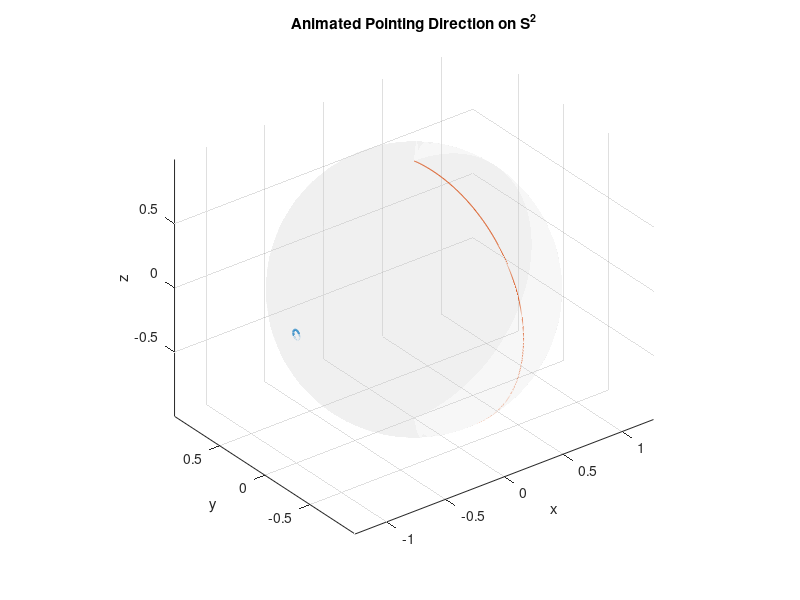

This chart was generated by the following MATLAB code:
clc; clear; close all;

% === Simulation parameters ===
Tend = 10;
dt   = 0.002;
Nsim = round(Tend/dt) + 1;
t    = linspace(0, Tend, Nsim);

% === Parameters CBF ===
% Parameters for the circle

y = 180;  % Latitude in degrees
theta_safe = deg2rad(2);
r_safe = sin(theta_safe);
y_rad = deg2rad(y);
center_z = sin(y_rad);

k0 = 3;     % CBF gain
k1 = 3;     % CBF gain

% System parameters (V. Numerical Simulations)
c = 0.3;                             % Nm (s/rad)
J = diag([0.0294 0.0305 0.0495]);    % kg m^2
tau = zeros(3,1);

% Controller gains (29a, 29b)
K_r = diag([3 3 3]);
K_w = diag([7.056 7.320 11.88]) * 1e-1;

% Hat (skew) operator
S = @(x) [   0   -x(3)  x(2);
           x(3)    0   -x(1);
          -x(2)  x(1)    0 ];

% Initial conditions
Q = eye(3);
omega_d = zeros(3,1);

steps = size(0:10:360);
steps = steps(2);

fixed_obstacle = [0; -1; 0];
fixed_obstacle = fixed_obstacle / norm(fixed_obstacle);
moving_obstacle = [-1;0;0]; %just initialization

idx.moving = 1;
idx.fixed  = 2;
obstacles = {moving_obstacle};

% Storage
q_hist     = zeros(37, 3, Nsim);
% omega_hist = zeros(3, Nsim);
% u_hist     = zeros(3, Nsim);
% eq_hist    = zeros(3, Nsim);
% Psi_hist   = zeros(1, Nsim);
obstacle_hist = zeros(3, steps);


% Main simulation loop
for x = 1:steps
    % Convert degrees to Radians for computation 
    x_rad = deg2rad(x*10);
    
    % Calculate the circle's center in Cartesian coordinates
    center_x = cos(y_rad) * cos(x_rad);
    center_y = cos(y_rad) * sin(x_rad);
    obstacles{idx.moving}  = [center_x;center_y;center_z];
    obstacle_hist(:,x) = obstacles{idx.moving};
   
    q = [0; 0; 1];
    q = q / norm(q);
    omega = [0; 0.3; 0];
    
    % Desired equilibrium
    q_d = [0; -0.0175; -0.9998];
    q_d = q_d / norm(q_d);
    q_dot = 0;

    for k = 1:Nsim
        if k == round(Tend/2/dt) % new desired goal for t >= 5 sec
            % New desired equilibrium points
            q_d = [1; 1; 1];
            q_d = q_d / norm(q_d);
            omega_d = zeros(3,1); 
        end
    
        % === Nominal Lyapunov control ====================================
        % Attitude error function (Eq. 8)
        Psi = 2 - sqrt(2) * sqrt(1 + q' * q_d);
    
        % Configuration error vector (Eq. 12)
        e_q = (1 / (sqrt(2) * sqrt(1 + q' * q_d))) * Q' * S(q_d) * q;
    
        % Angular velocity error
        e_w = omega - omega_d;
    
        % Control law (Eq. 28, reduced to S^2)
        u_nom = Q'* (-K_r * Q * e_q ...
            -K_w * e_w )...
            + S(omega) * J * omega ...
            + c * omega ...
            - tau;
        
        % === Control Barrier Functions for multiple obstacles ============      
        A_all = [];
        b_all = [];
        
        for i = 1:length(obstacles)
            obs = obstacles{i};
            
            h = q'*obs - cos(theta_safe);
            h_dot = obs' * (S(omega) * q);
        
            L2fh = (S(omega)*obs)'*(S(omega)*q) ...
                 - (S(obs)*q)'*(J\( -c*omega - S(omega)*J*omega ));
        
            LgLfh = -(S(obs)*q)'/J;
        
            A_cbf = LgLfh;
            b_cbf = -L2fh - k1*h_dot - k0*h;
        
            A_all = [A_all; A_cbf];
            b_all = [b_all; b_cbf];
        end
                
        % Enforce most restrictive constraint
        u = u_nom;
        for i = 1:size(A_all,1)
            A = A_all(i,:);
            b = b_all(i);
        
            if A*u >= b
                u = u - ((A*u - b)/(A*A')) * A';
            end
        end
        
        % --- Rigid body dynamics (Eq. 5)
        omega_dot = J \ (u - c*omega - S(omega)*J*omega + tau);
        omega = omega + dt * omega_dot;
    
        % --- Reduced attitude kinematics (Eq. 4)
        q_dot = S(omega) * q;
        q = q + dt * q_dot;
    
        % --- Enforce S^2 constraint
        q = q / norm(q);
    
        % --- Store
        q_hist(x,:,k)     = q;
        % omega_hist(:,k) = omega;
        % u_hist(:,k)     = u;
        % eq_hist(:,k)    = e_q;
        % Psi_hist(k)     = Psi;
    end
end

%% === Animation on S^2 ===
figure; clf; hold on; grid on; axis equal;
xlabel('x'); ylabel('y'); zlabel('z');
title('Animated Pointing Direction on S^2');
view(3);

% Draw sphere
[xs,ys,zs] = sphere(50);
surf(xs,ys,zs, ...
    'FaceAlpha',0.15,'EdgeColor','none','FaceColor',[0.8 0.8 0.8]);

for x = 1:steps-1
    cla;
    surf(xs,ys,zs, ...
    'FaceAlpha',0.15,'EdgeColor','none','FaceColor',[0.8 0.8 0.8]);

    % Extract trajectory
    q_hist_current = squeeze(q_hist(x,:,:));
   
    for i = 1:length(obstacles)
        if i == 1
            obs = obstacle_hist(:,x);
        else
            obs = obstacles{i};
        end
        
        theta = linspace(0,2*pi,100);
        v1 = null(obs');
        v1 = v1(:,1:2);
        
        circle_local = r_safe * ...
            (v1(:,1)*cos(theta) + v1(:,2)*sin(theta));
        
        circle_points = obs + circle_local;
        circle_points = circle_points ./ vecnorm(circle_points);
        
        plot3(circle_points(1,:), circle_points(2,:), circle_points(3,:), 'LineWidth',1.5);
    end

    plot3(q_hist_current(1,1:k), q_hist_current(2,1:k), q_hist_current(3,1:k));
    plot3(q_hist_current(1,k), q_hist_current(2,k), q_hist_current(3,k));     
                 
    drawnow;
    pause(0.5);
end
